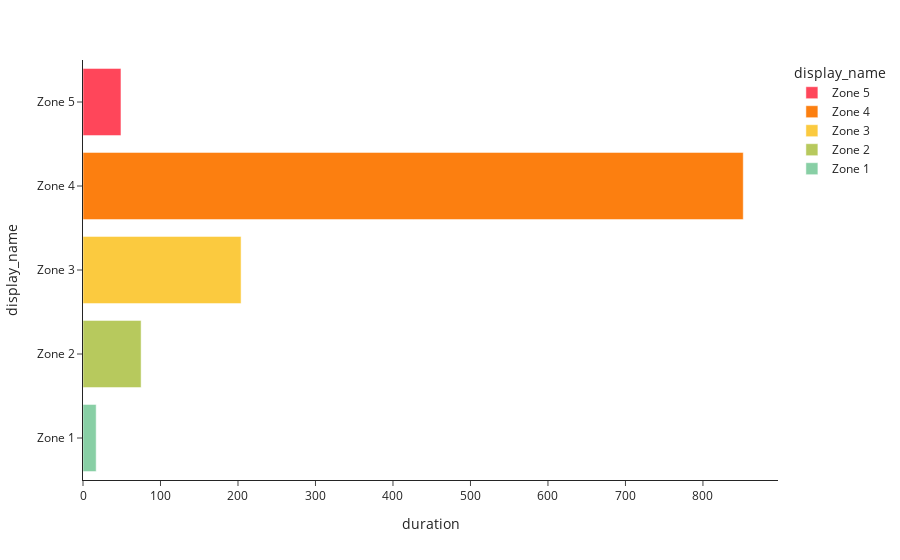

Source (notebook cell):
### Code cell
fig2 = px.bar(df.sort_index(ascending=False), x='duration', y='display_name', color='display_name', color_discrete_map=color_map, template='simple_white')
fig2.show()

### Figure 1 — Plotly figure (JSON) as saved in the notebook; plotly's stock layout.template omitted (floating-point values rounded to 4 significant figures)
{"data": [{"alignmentgroup": "True", "hovertemplate": "display_name=%{y}<br>duration=%{x}<extra></extra>", "legendgroup": "Zone 5", "marker": {"color": "#ff465a", "pattern": {"shape": ""}}, "name": "Zone 5", "offsetgroup": "Zone 5", "orientation": "h", "showlegend": true, "textposition": "auto", "type": "bar", "x": [49], "xaxis": "x", "y": ["Zone 5"], "yaxis": "y"}, {"alignmentgroup": "True", "hovertemplate": "display_name=%{y}<br>duration=%{x}<extra></extra>", "legendgroup": "Zone 4", "marker": {"color": "#fc7f10", "pattern": {"shape": ""}}, "name": "Zone 4", "offsetgroup": "Zone 4", "orientation": "h", "showlegend": true, "textposition": "auto", "type": "bar", "x": [852], "xaxis": "x", "y": ["Zone 4"], "yaxis": "y"}, {"alignmentgroup": "True", "hovertemplate": "display_name=%{y}<br>duration=%{x}<extra></extra>", "legendgroup": "Zone 3", "marker": {"color": "#fbca3f", "pattern": {"shape": ""}}, "name": "Zone 3", "offsetgroup": "Zone 3", "orientation": "h", "showlegend": true, "textposition": "auto", "type": "bar", "x": [204], "xaxis": "x", "y": ["Zone 3"], "yaxis": "y"}, {"alignmentgroup": "True", "hovertemplate": "display_name=%{y}<br>duration=%{x}<extra></extra>", "legendgroup": "Zone 2", "marker": {"color": "#b7c95d", "pattern": {"shape": ""}}, "name": "Zone 2", "offsetgroup": "Zone 2", "orientation": "h", "showlegend": true, "textposition": "auto", "type": "bar", "x": [75], "xaxis": "x", "y": ["Zone 2"], "yaxis": "y"}, {"alignmentgroup": "True", "hovertemplate": "display_name=%{y}<br>duration=%{x}<extra></extra>", "legendgroup": "Zone 1", "marker": {"color": "#88cfa5", "pattern": {"shape": ""}}, "name": "Zone 1", "offsetgroup": "Zone 1", "orientation": "h", "showlegend": true, "textposition": "auto", "type": "bar", "x": [17], "xaxis": "x", "y": ["Zone 1"], "yaxis": "y"}], "layout": {"barmode": "relative", "legend": {"title": {"text": "display_name"}, "tracegroupgap": 0}, "margin": {"t": 60}, "xaxis": {"anchor": "y", "domain": [0, 1], "title": {"text": "duration"}}, "yaxis": {"anchor": "x", "categoryarray": ["Zone 1", "Zone 2", "Zone 3", "Zone 4", "Zone 5"], "categoryorder": "array", "domain": [0, 1], "title": {"text": "display_name"}}}}
